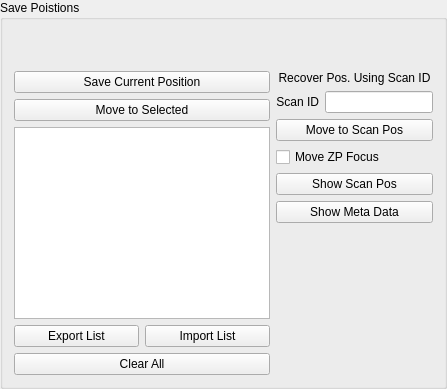
                 <widget class="QGroupBox" name="groupBox_10">
                  <property name="title">
                   <string>Save Poistions</string>
                  </property>
                  <layout class="QGridLayout" name="gridLayout_56">
                   <item row="1" column="1">
                    <layout class="QVBoxLayout" name="verticalLayout">
                     <item>
                      <widget class="QLabel" name="label_46">
                       <property name="text">
                        <string>Recover Pos. Using Scan ID</string>
                       </property>
                       <property name="alignment">
                        <set>Qt::AlignCenter</set>
                       </property>
                      </widget>
                     </item>
                     <item>
                      <layout class="QHBoxLayout" name="horizontalLayout_4">
                       <item>
                        <widget class="QLabel" name="label_29">
                         <property name="sizePolicy">
                          <sizepolicy hsizetype="Preferred" vsizetype="Fixed">
                           <horstretch>0</horstretch>
                           <verstretch>0</verstretch>
                          </sizepolicy>
                         </property>
                         <property name="text">
                          <string>Scan ID</string>
                         </property>
                         <property name="alignment">
                          <set>Qt::AlignRight|Qt::AlignTrailing|Qt::AlignVCenter</set>
                         </property>
                        </widget>
                       </item>
                       <item>
                        <widget class="QLineEdit" name="le_sid_position">
                         <property name="sizePolicy">
                          <sizepolicy hsizetype="Preferred" vsizetype="Fixed">
                           <horstretch>0</horstretch>
                           <verstretch>0</verstretch>
                          </sizepolicy>
                         </property>
                        </widget>
                       </item>
                      </layout>
                     </item>
                     <item>
                      <widget class="QPushButton" name="pb_recover_scan_pos">
                       <property name="sizePolicy">
                        <sizepolicy hsizetype="Preferred" vsizetype="Fixed">
                         <horstretch>0</horstretch>
                         <verstretch>0</verstretch>
                        </sizepolicy>
                       </property>
                       <property name="text">
                        <string>Move to Scan Pos</string>
                       </property>
                      </widget>
                     </item>
                     <item>
                      <widget class="QCheckBox" name="cb_sid_moveZPZ">
                       <property name="text">
                        <string>Move ZP Focus</string>
                       </property>
                      </widget>
                     </item>
                     <item>
                      <widget class="QPushButton" name="pb_show_scan_pos">
                       <property name="sizePolicy">
                        <sizepolicy hsizetype="Preferred" vsizetype="Fixed">
                         <horstretch>0</horstretch>
                         <verstretch>0</verstretch>
                        </sizepolicy>
                       </property>
                       <property name="text">
                        <string>Show Scan Pos</string>
                       </property>
                      </widget>
                     </item>
                     <item>
                      <widget class="QPushButton" name="pb_print_scan_meta">
                       <property name="sizePolicy">
                        <sizepolicy hsizetype="Preferred" vsizetype="Fixed">
                         <horstretch>0</horstretch>
                         <verstretch>0</verstretch>
                        </sizepolicy>
                       </property>
                       <property name="text">
                        <string>Show Meta Data</string>
                       </property>
                      </widget>
                     </item>
                     <item>
                      <spacer name="verticalSpacer_3">
                       <property name="orientation">
                        <enum>Qt::Vertical</enum>
                       </property>
                       <property name="sizeHint" stdset="0">
                        <size>
                         <width>20</width>
                         <height>40</height>
                        </size>
                       </property>
                      </spacer>
                     </item>
                    </layout>
                   </item>
                   <item row="1" column="0">
                    <layout class="QGridLayout" name="gridLayout_55">
                     <item row="0" column="0">
                      <layout class="QGridLayout" name="gridLayout_54">
                       <item row="0" column="0">
                        <layout class="QHBoxLayout" name="horizontalLayout_37">
                         <item>
                          <widget class="QPushButton" name="pb_save_pos">
                           <property name="sizePolicy">
                            <sizepolicy hsizetype="Preferred" vsizetype="Fixed">
                             <horstretch>0</horstretch>
                             <verstretch>0</verstretch>
                            </sizepolicy>
                           </property>
                           <property name="styleSheet">
                            <string notr="true"/>
                           </property>
                           <property name="text">
                            <string>Save Current Position</string>
                           </property>
                          </widget>
                         </item>
                        </layout>
                       </item>
                       <item row="1" column="0">
                        <widget class="QPushButton" name="pb_move_pos">
                         <property name="sizePolicy">
                          <sizepolicy hsizetype="Preferred" vsizetype="Fixed">
                           <horstretch>0</horstretch>
                           <verstretch>0</verstretch>
                          </sizepolicy>
                         </property>
                         <property name="styleSheet">
                          <string notr="true"/>
                         </property>
                         <property name="text">
                          <string>Move to Selected</string>
                         </property>
                        </widget>
                       </item>
                      </layout>
                     </item>
                     <item row="1" column="0">
                      <widget class="QListWidget" name="sampleROI_List">
                       <property name="sizePolicy">
                        <sizepolicy hsizetype="Preferred" vsizetype="Expanding">
                         <horstretch>0</horstretch>
                         <verstretch>0</verstretch>
                        </sizepolicy>
                       </property>
                      </widget>
                     </item>
                     <item row="2" column="0">
                      <layout class="QGridLayout" name="gridLayout_13">
                       <item row="0" column="0">
                        <layout class="QHBoxLayout" name="horizontalLayout_52">
                         <item>
                          <widget class="QPushButton" name="pb_roiList_export">
                           <property name="text">
                            <string>  Export List  </string>
                           </property>
                          </widget>
                         </item>
                         <item>
                          <widget class="QPushButton" name="pb_roiList_import">
                           <property name="text">
                            <string>   Import List   </string>
                           </property>
                          </widget>
                         </item>
                        </layout>
                       </item>
                       <item row="1" column="0">
                        <widget class="QPushButton" name="pb_roiList_clear">
                         <property name="text">
                          <string>Clear All</string>
                         </property>
                        </widget>
                       </item>
                      </layout>
                     </item>
                    </layout>
                   </item>
                   <item row="0" column="0">
                    <spacer name="verticalSpacer_20">
                     <property name="orientation">
                      <enum>Qt::Vertical</enum>
                     </property>
                     <property name="sizeType">
                      <enum>QSizePolicy::Fixed</enum>
                     </property>
                     <property name="sizeHint" stdset="0">
                      <size>
                       <width>20</width>
                       <height>40</height>
                      </size>
                     </property>
                    </spacer>
                   </item>
                  </layout>
                 </widget>
